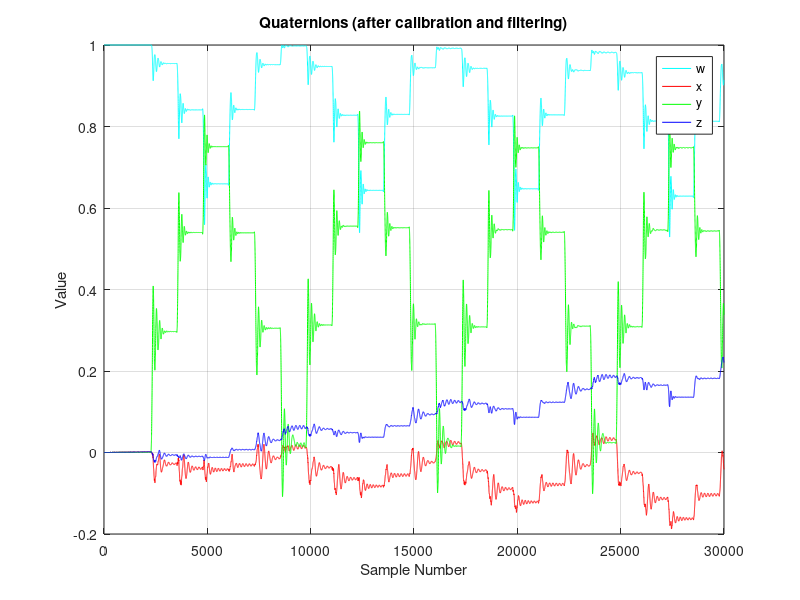
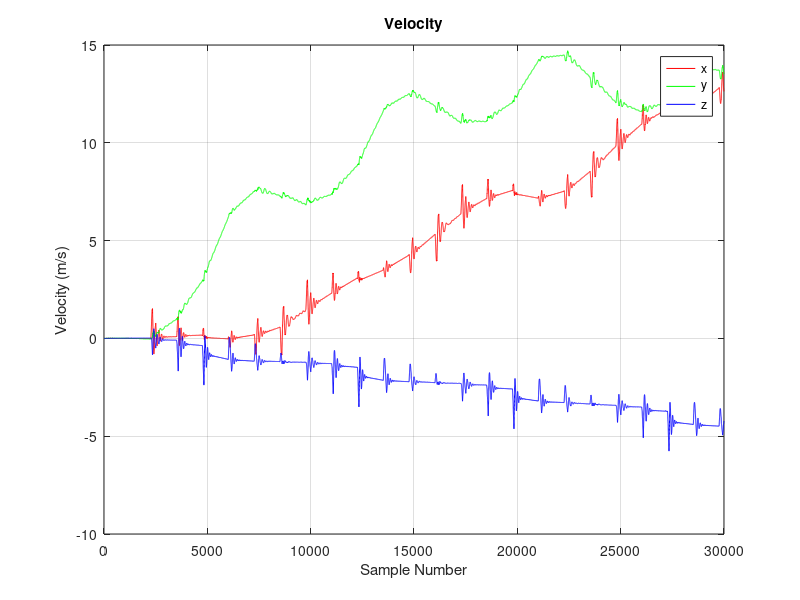
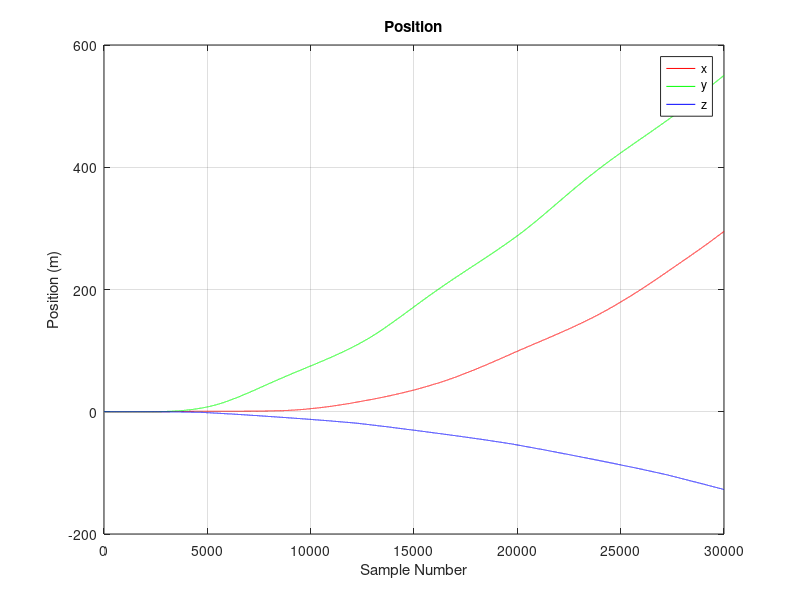

The MATLAB script that drew these images, in order:
# Load Quaternion pkg
pkg load quaternion;

# Parameters
filter = 5; % 0 = "raw", 1 = "static cal", 2 = "static cal + mvavg", 3 = "static cal + fir", 4 = "static cal + kalman", 5 = "simple cal + no filter"
gyro_weight = 1;%.98;
acc_range = 0.01;
gyr_sens = 32.8;
acc_sens = 8192;
delta_t = 1/500;
grav_raw = acc_sens;
gravity = 9.80665;
f_norm = [0; 0; acc_sens];
v = [0; 0; 0];
s = [0; 0; 0];
acc_cnt = 0;

# Load Data
if (filter == 1)
	load ('calibrated.mat', 'cal');
	data = cal;
	filter_str = "cal";
	f_norm = [331; -263; 8082];
	grav_raw = 8082;
elseif (filter == 2)
	load('mvavg.mat', 'mvavg');
	data = mvavg;
	filter_str = "mvavg";
	f_norm = [331; -263; 8082];
	grav_raw = 8082;
elseif (filter == "fir")
	load('fir.mat', 3);
	data = firfil;
	filter_str = "fir";
	f_norm = [331; -263; 8082];
	grav_raw = 8082;
elseif (filter == 4)
	load('kalman.mat', 'kalmanfil');
	data = kalmanfil;
	filter_str = "kalman";
	f_norm = [331; -263; 8082];
	grav_raw = 8082;
elseif (filter == 5)
	load('simple_calibration.mat', 'cal');
	data = cal;
	filter_str = "simple_cal";
	load('fnorm.mat', 'f_norm');
else
	data = load('data.txt');
	filter_str = "raw";
endif

# Create Outfile Strings
outfile = strcat("quat_posVel_", filter_str, "_compFilter.pdf");
q_mat_outfile = strcat("quatPos_", filter_str, "_compFilter.mat");
avs_outfile = strcat("avs_", filter_str, "_compFilter.mat");

# Extract Gyro and Accel Data and convert
gx = data(:,1) / gyr_sens;
gy = data(:,2) / gyr_sens;
gz = data(:,3) / gyr_sens;
ax = data(:,4) / acc_sens;
ay = data(:,5) / acc_sens;
az = data(:,6) / acc_sens;

# Absolute Quaternion
quat_abs = quaternion(1, 0, 0, 0);

# Convert Normal Force to G
f_norm = f_norm / acc_sens;

# Compute Gravity
grav_z = f_norm(3,1);

# Compute Quaternions
for i = 1:length(gx)
  
  #Get data set
  gyr = [gx(i); gy(i); gz(i)];
  acc = [ax(i); ay(i); az(i)];
  
  ############## Quaternion Start ##############
  
  #Convert to radians
  gyr_rad = gyr * pi/180;
  
  # Normalize Gyr
  gyr_norm_sc = norm(gyr_rad);
  if (gyr_norm_sc != 0)
    gyr_norm = gyr_rad / gyr_norm_sc;
  else 
    gyr_norm_sc = 1;
  endif
  
  # Integrate Gyro Data --> rotation angle
  angle_gyr = gyr_norm_sc * delta_t;
  if(angle_gyr < 0)
    angle_gyr = 2*pi - angle_gyr;
  endif;
  
  # Construct Quaternion  from gyroscope
  quat_rel_gyr = quaternion(cos(angle_gyr/2), gyr_norm(1,1)*sin(angle_gyr/2), gyr_norm(2,1)*sin(angle_gyr/2), gyr_norm(3,1)*sin(angle_gyr/2));
  
  # Compute Absolute rotation quaternion from gyroscope
  quat_abs_gyr = quat_abs * quat_rel_gyr;
  
  # Get sum of accelerations
  acc_sum = sqrt(acc(1,1)^2 + acc(2,1)^2 + acc(3,1)^2);
  
  # IMU is sitting still (just gravity) --> Complementary Filter for rotation (combine gyro and acc)
  if (acc_sum < (grav_z + acc_range) && acc_sum > (grav_z - acc_range))
        
    # Normalize Acc
    acc_norm = acc / acc_sum;
    
    # Get Angle from Acc
    angle_acc = acos(acc_norm(3,1) / grav_z);
    
    # Increase Counter
    acc_cnt++;

    # Construct absolute rotation quaternion from accelerometer
    quat_abs_acc = quaternion(cos(angle_acc/2), acc_norm(1,1)*sin(angle_acc/2), acc_norm(2,1)*sin(angle_acc/2), acc_norm(3,1)*sin(angle_acc/2));
    
    # Complementary filter
    w = gyro_weight * quat_abs_gyr.w + (1 - gyro_weight) * quat_abs_acc.w;
    x = gyro_weight * quat_abs_gyr.x + (1 - gyro_weight) * quat_abs_acc.x;
    y = gyro_weight * quat_abs_gyr.y + (1 - gyro_weight) * quat_abs_acc.y;
    z = gyro_weight * quat_abs_gyr.z + (1 - gyro_weight) * quat_abs_acc.z;
    
    # Create Quaternion
    quat_abs = quaternion(w, x, y, z);
	
  # IMU is moving --> use gyro rotation only
  else 
	quat_abs = quat_abs_gyr;
  endif;
  
  # Keep track of quaternions for plot
  qw(i) = quat_abs.w;
  qx(i) = quat_abs.x;
  qy(i) = quat_abs.y;
  qz(i) = quat_abs.z;
  
  ######## Velocity / Position Start #########
  
   #Helper Computations
  qw_qw = qw(i) * qw(i);
  qw_qx = qw(i) * qx(i);
  qw_qy = qw(i) * qy(i);
  qw_qz = qw(i) * qz(i);
  qx_qx = qx(i) * qx(i);
  qx_qy = qx(i) * qy(i);
  qx_qz = qx(i) * qz(i);
  qy_qy = qy(i) * qy(i);
  qy_qz = qy(i) * qz(i);
  qz_qz = qz(i) * qz(i);
  
  #Quaternion to Rotation Matrix
  rot = [(qw_qw + qx_qx - qy_qy - qz_qz) 	(2 * qx_qy + 2 * qw_qz) 	(2 * qx_qz - 2 * qw_qy); 
	  (2 * qx_qy - 2 * qw_qz) 		(qw_qw - qx_qx + qy_qy - qz_qz) (2 * qy_qz + 2 * qw_qx)
	  (2 * qx_qz + 2 * qw_qy) 		(2 * qy_qz - 2 * qw_qx) 	(qw_qw - qx_qx - qy_qy + qz_qz)];
  
  #Get Transpose
  rot_t = transpose(rot);
  
  #Compute Intertial Acceleration
  acc_i = rot_t * acc - f_norm;
  
  #Convert to m/s^2
  acc_i_c = acc_i * gravity;
  
  # Get current acceleration
  if ( i == 1 )
    a_curr = [0; 0; 0];
  else
    a_curr = acc_i_c;
  endif;
  
  #Compute Velocity (first integration)
  v_curr = v + a_curr * delta_t; %v + acc_i_c * delta_t;
  
  #Compute Position (second integration)
  s_curr = s + v * delta_t; %s + v*delta_t + 0.5 * acc_i_c * delta_t^2;
  
  #Replace old velocity and position by new ones
  v = v_curr;
  s = s_curr;
  
  # Keep track of velocity and position for plots
  oax(i) = a_curr(1,1);
  oay(i) = a_curr(2,1);
  oaz(i) = a_curr(3,1);
  vx(i) = v(1,1);
  vy(i) = v(2,1);
  vz(i) = v(3,1);
  sx(i) = s(1,1);
  sy(i) = s(2,1);
  sz(i) = s(3,1);
  
endfor

# Print Acc cnt
printf("Acceleration used for angle: %d out of %d samples\r\n", acc_cnt, i);

# clear
hold off;

# Plot Quaternion
plot(qw, "c");
hold on;
plot(qx, "r");
hold on;
plot(qy, "g");
hold on;
plot(qz, "b");
hold on;

# Set up Plot
grid on;
title('Quaternions (after calibration and filtering)');
xlabel('Sample Number');
ylabel('Value');
legend('w', 'x', 'y', 'z');

# Prepare for Data Export
qw = rot90(qw, -1);
qx = rot90(qx, -1);
qy = rot90(qy, -1);
qz = rot90(qz, -1);
oax = rot90(oax, -1);
oay = rot90(oay, -1);
oaz = rot90(oaz, -1);
vx = rot90(vx, -1);
vy = rot90(vy, -1);
vz = rot90(vz, -1);
sx = rot90(sx, -1);
sy = rot90(sy, -1);
sz = rot90(sz, -1);

# Data Export for IMU Viewer
out = [qw qx qy qz sx sy sz];
save(q_mat_outfile, 'out');

# Data Export for Fusion with UWB
avs = [oax oay oaz vx vy vz sx sy sz];
save(avs_outfile, 'avs');

# Print
print(outfile);
hold off;

# Plot Velocity
plot(vx, "r");
hold on;
plot(vy, "g");
hold on;
plot(vz, "b");
hold on;

# Set up Plot
grid on;
title('Velocity');
xlabel('Sample Number');
ylabel('Velocity (m/s)');
legend('x', 'y', 'z');
hold off;

# Print Velocity
print("-append", outfile);

# Plot Position
plot(sx, "r");
hold on;
plot(sy, "g");
hold on;
plot(sz, "b");
hold on;

# Set up Plot
grid on;
title('Position');
xlabel('Sample Number');
ylabel('Position (m)');
legend('x', 'y', 'z');
hold off;

# Print Position
print("-append", outfile);